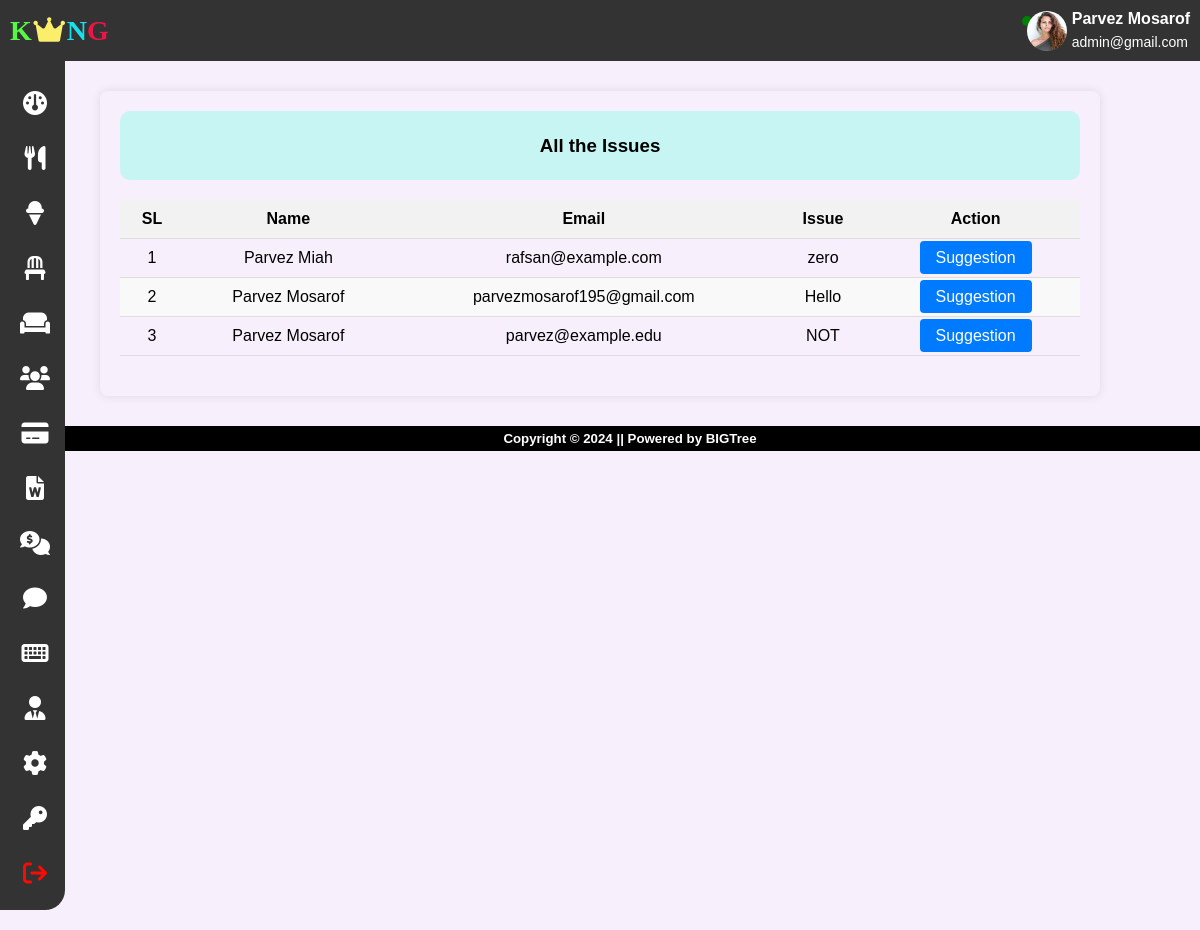
The page /rstms/admin/contactus-details.php (signed in) on the database its author committed.
### tables this page shows
CREATE TABLE `tbl_contactus` (
  `ctus_id` int(11) NOT NULL,
  `ctus_name` varchar(255) NOT NULL,
  `ctus_email` varchar(255) NOT NULL,
  `ctus_desc` varchar(255) NOT NULL
);

### rstms/admin/contactus-details.php (the view, shortened to what this page needs)
<?php
    include('includes/header.php');
    include('includes/sidebar.php');
?>
<div class="container">
	<div class="header">
		<h3>All the Issues</h3>
	</div>
	<div class="table">
		<table class="contact-table">
			<thead>
				<tr>
					<th>SL</th>
					<th>Name</th>
					<th>Email</th>
					<th>Issue</th>
					<th>Action</th>
				</tr>
			</thead>
			<tbody>
				<?php
				$rowsPerPage = 25;
				if (isset($_GET['page']) && is_numeric($_GET['page'])) {
					$currentPage = $_GET['page'];
				}
				else{
					$currentPage = 1;
				}
				$offset = ($currentPage - 1) * $rowsPerPage;
				$sql = $conn->prepare("SELECT * FROM tbl_contactus LIMIT $rowsPerPage OFFSET $offset");
				$sql -> execute();
				$result = $sql->get_result();
				if ($result && $result->num_rows>0) {
					$starting_sl = ($currentPage - 1) * $rowsPerPage + 1;
					while ($row = $result->fetch_assoc()) {
						echo "<tr>";
						echo "<td>{$starting_sl}</td>";
						echo "<td>".htmlspecialchars($row['ctus_name'])."</td>";
						echo "<td>".htmlspecialchars($row['ctus_email'])."</td>";
						echo "<td>".htmlspecialchars($row['ctus_desc'])."</td>";
						echo "<td><a href='mailto:".urlencode(htmlspecialchars($row['ctus_email']))."' class='btn-sugst'>Suggestion</a></td>";
						echo "</tr>";
						$starting_sl++;
					}
				}
				?>
			</tbody>
		</table>
	</div>
</div>
<?php
    include('includes/footer.php');
?>

### rstms/admin/includes/sidebar.php
<nav class="navbar">
	<div class="row">
		<div class="logo">
			<a href="dashboard.php"><span style="color: #57f745; font-family: Matura MT Script Capitals;">K</span><i class="fa-solid fa-crown"></i><span style="color: #15e2ed;font-family: Algerian;">N</span><span style="color: #ed1548;font-family: Lucida Sans;">G</span></a>
		</div>
		<div class="admin-prof"style="display: flex;align-items:center;">
			<?php
			$row = null;
			if (isset($_SESSION['admin_email'])) {
				$a_email = $_SESSION['admin_email'];
				$sql_admin = $conn->prepare("SELECT a_name, a_email, a_img, s_admin FROM admin WHERE a_email = ?");
				$sql_admin -> bind_param("s", $a_email);
				$sql_admin -> execute();
				$result_admin = $sql_admin->get_result();
				if ($result_admin && $result_admin->num_rows>0) {
					$row = $result_admin->fetch_assoc()
			?>
					<div class="active-indicator"></div>
					<img src="<?php echo $row['a_img']; ?>" alt="admin profile">
					<div class="detils">
						<span class="admin-name"><?php echo $row['a_name']; ?></span><br>
		                <span class="admin-email"><?php echo $row['a_email']; ?></span>
					</div>
			<?php
				}
			}
			?>
		</div>
	</div>
</nav>
		<div class="side-bar">
			<div class="category">
				<div class="bar">
					<a href="dashboard.php"><i class="fa-solid fa-gauge"></i></a>
				</div>
				<div class="bar">
					<a href="category.php"><i class="fa-solid fa-utensils"></i> </a>
				</div>
				<div class="bar">
					<a href="foodmenu.php"><i class="fa-solid fa-ice-cream"></i> </a>
				</div>
				<div class="bar">
					<a href="table.php"><i class="fa-solid fa-chair"></i> </a>
				</div>
				<div class="bar">
					<a href="bookedtable.php"><i class="fa-solid fa-couch"></i></a>
				</div>
				<div class="bar">
					<a href="userdetails.php"><i class="fa-solid fa-users"></i> </a>
				</div>
				<div class="bar">
					<a href="payment-status.php"><i class="fa-solid fa-credit-card"></i> </a>
				</div>
				<div class="bar">
					<a href="sales-report.php"><i class="fa-solid fa-file-word"></i> </a>
				</div>
				<div class="bar">
					<a href="contactus-details.php"><i class="fa-solid fa-comments-dollar"></i></a>
				</div>
				<div class="bar">
					<a href="user-feedback.php"><i class="fa-solid fa-comment"></i></a>
				</div>
				<div class="bar">
					<a href="account.php"><i class="fa-solid fa-keyboard"></i></a>
				</div>
				<?php
				if (!is_null($row)) {
					if ($row['s_admin'] == 'Yes') {
						echo '<div class="bar">
							<a href="admin-info.php"><i class="fa-solid fa-user-tie"></i></a>
						</div>';
					}
				}
				?>
				<div class="bar">
					<a href="admin-profile.php"><i class="fa-solid fa-gear"></i></a>
				</div>
				<div class="bar">
					<a href="changepass.php"><i class="fa-solid fa-key"></i>  </a>
				</div>
				<div class="bar">
					<a href="includes/logout.php"><i class="fa-solid fa-arrow-right-from-bracket"></i> </a>
				</div>
			</div>
		</div>

### rstms/assets/css/admin.css (style rules this page uses)
body { font-family: 'Arial', sans-serif; margin: 0; padding: 0; background-color: #f4f4f4; }
.navbar { background-color: #333; color: #fff; padding: 10px; }
.navbar .row { display: flex; align-items: center; justify-content: space-between; }
.logo a { margin: 0; font-size: 28px; font-family: Arial; font-weight: bolder; color: #fff; text-decoration: none; }
.admin-prof { display: flex; align-items: center; }
.admin-prof img { width: 40px; height: 40px; border-radius: 50%; margin-right: 5px; }
.admin-name { display: inline-block; font-weight: bold; margin-bottom: 5px; }
.admin-email { display: inline-block; font-size: 14px; }
.side-bar { background-color: #333; height: auto; width: 65px; margin-bottom: 20px; border-radius: 0 0 20px 0; float: left; }
.bar { margin-left: 20px; padding-top: 20px; }
.bar a { display: inline-block; text-decoration: none; color: #fff; cursor: pointer; padding-top: 10px; }
.fa-gauge, .fa-utensils, .fa-ice-cream, .fa-chair, .fa-book-atlas, .fa-key, .fa-users, .fa-gear, .fa-couch, .fa-comments-dollar, .fa-comment, .fa-credit-card, .fa-file-word, .fa-user-tie, .fa-keyboard { font-size: 24px; }
.fa-arrow-right-from-bracket { color: #fc0b03; font-size: 24px; padding-bottom: 25px; }
.fa-crown { color: #faee6b; }

### rstms/assets/css/dashboard.css (style rules this page uses)
.header { padding: 10px; text-align: center; }

### rstms/admin/includes/header.php (style rules this page uses)
.active-indicator { width: 10px; height: 10px; background-color: green; border-radius: 50%; margin-right: -5px; margin-top: -20px; animation: pulse 0.5s infinite alternate; }

### rstms/admin/contactus-details.php (style rules this page uses)
body { font-family: Arial, sans-serif; background-color: #f7f0fc; }
.container { max-width: 80%; margin: 30px auto; padding: 20px; border-radius: 8px; box-shadow: 0 0 10px rgba(0, 0, 0, 0.1); }
.header { text-align: center; margin-bottom: 20px; background-color: #c6f5f4; padding: 5px; border-radius: 10px; }
.contact-table { width: 100%; border-collapse: collapse; }
.contact-table th, .contact-table td { padding: 10px; text-align: center; border-bottom: 1px solid #ddd; }
.contact-table th { background-color: #f2f2f2; }
.contact-table tbody tr:nth-child(even) { background-color: #f9f9f9; }
.btn-sugst { padding: 8px 16px; border: none; background-color: #007bff; color: #fff; cursor: pointer; border-radius: 4px; transition: background-color 0.3s; text-decoration: none; }

### rows shown on the page
tbl_contactus: ctus_name "Parvez Miah", ctus_email "rafsan@example.com", ctus_desc "zero"
tbl_contactus: ctus_name "Parvez Mosarof", ctus_email "parvezmosarof195@gmail.com", ctus_desc "Hello"
tbl_contactus: ctus_name "Parvez Mosarof", ctus_email "parvez@example.edu", ctus_desc "NOT"

### other values the page prints
$row['a_name'] "Parvez Mosarof"
$row['a_email'] "admin@gmail.com"
